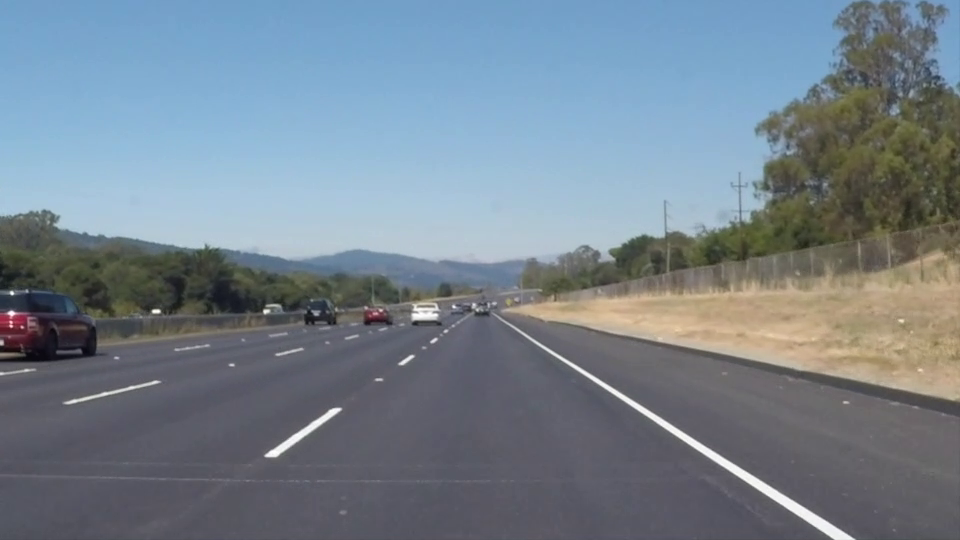
#> input picture frame 22 of whiteline.mp4, 960 x 540 px
$ jupyter execute lane_detect_running.ipynb
#> lines starting #> are read from the running program, lines starting #| are printed output that depends on the picture; after the words box and inside, x2 and y2 are one past the last pixel; in counts of white or black regions, pixels touching at a corner belong together
[cell 1]
'''
Author: Bharadwaj Chukkala
UID: 118341705
'''

# Importing Necessary Libraries
import numpy as np
import cv2


'''
Function to define the region of interest
'''
def region_of_interest(img):
    img_shape = img.shape[:2]
    vertices = np.array([[(0,img_shape[0]), (9*img_shape[1]/20, 11*img_shape[0]/18), (11*img_shape[1]/20, 11*img_shape[0]/18), (img_shape[1],img_shape[0])]], dtype=np.int32)
    mask = np.zeros_like(img).astype(np.uint8)
    cv2.fillPoly(mask, [vertices], (255,255,255))
    image= cv2.bitwise_and(mask,img)
    return image


'''
Function to extract lane Lines using Hough Transform
'''
def Hough_transform(image):

    img_shape = image.shape
    vertices = np.array([[(0,img_shape[0]), (9*img_shape[1]/20, 11*img_shape[0]/18), (11*img_shape[1]/20, 11*img_shape[0]/18), (img_shape[1],img_shape[0])]], dtype=np.int32)

    # Converting image to grayscale
    gray = cv2.cvtColor(image, cv2.COLOR_BGR2GRAY)

    # Applying a gaussian blur mask on the gray image
    blur = cv2.GaussianBlur(gray, (5, 5), 0)

    # detecting edges in the image
    edges = cv2.Canny(blur, 25, 100)

    # Defining the region  of interest
    mask = np.zeros_like(edges)
    cv2.fillPoly(mask, vertices, 255)
    masked = cv2.bitwise_and(edges, mask)
    img_r_2=region_of_interest(image)
    new_img=cv2.bitwise_and(img_r_2,img_r_2,mask=masked)
    new_img=cv2.cvtColor(new_img, cv2.COLOR_BGR2GRAY)

    # Performing Hough transform to detect lanes
    lines = cv2.HoughLinesP(new_img, 1, np.pi/180, 14, np.array([]), minLineLength=30, maxLineGap=60)
    hough_image = np.zeros((*new_img.shape, 3), dtype=np.uint8)

    return hough_image,masked,lines,edges


'''
Function to get Histogram of the image
'''
def show_histogram(image):
    histogram=np.sum(image[image.shape[0]//2:,:],axis=0)
    return histogram


'''
Function differentiates between the solid and dashed lines using Histogram peaks
'''
def lane_detector(image):
    img_hist= show_histogram(image)
    midpoint_current=int(img_hist.shape[0]/2)
    right_current_x=np.argmax(img_hist[midpoint_current:])+midpoint_current
    left_current_x=np.argmax(img_hist[:midpoint_current])
    non_zero_pixels=img_hist.nonzero()
    mid_reg=int(image.shape[1]/2)
    left_part=image[:,:mid_reg]
    right_part=image[:,mid_reg:]
    left_count = cv2.findNonZero(left_part)
    right_count=cv2.findNonZero(right_part)


    return left_current_x,right_current_x,non_zero_pixels,left_count,right_count

'''
Function to show output image
'''
def resultant(image,hough_image,lines,l_count,r_count):

    if  r_count.shape[0] > l_count.shape[0]:
        color_left = (0,0,255)
        text1="Left Lane: Dashed Lines Detected"
        color_right= (0,255,0)
        text2="Right Lane: Solid Lines Detected "
    else:
         print("left")
         color_left = (0,255,0)
         text1 = "Left Lane: Solid Lines Detected "
         color_right = (0,0,255)
         text2="Right Lane: Dashed Lines Detected "

    # Plotting the left and right lane lines
    # WEIGHTED IMAGE
    draw_lines(hough_image,lines,color_left,color_right)

    processed = cv2.addWeighted(image, 0.8, hough_image, 1, 0)

    cv2.putText(processed,text1,(10,100),cv2.FONT_HERSHEY_SIMPLEX,0.8,(255,255,255),1)
    cv2.putText(processed,text2,(10,150),cv2.FONT_HERSHEY_SIMPLEX,0.8,(255,255,255),1)


    return processed


'''
Function to draw different colored lines on the detected lane lines
'''
def draw_lines(img, lines,color_left,color_right,thickness=12):

    global CACHE_LEFT_SLOPE
    global CACHE_RIGHT_SLOPE
    global CACHE_LEFT
    global CACHE_RIGHT

    # DECLARE VARIABLES
    cache_weight = 0.9

    right_ys = []
    right_xs = []
    right_slopes = []

    left_ys = []
    left_xs = []
    left_slopes = []

    midpoint = img.shape[1] / 2

    bottom_of_image = img.shape[0]

    for line in lines:
        for x1,y1,x2,y2 in line:
            slope, yint = np.polyfit((x1, x2), (y1, y2), 1)
            # Filter lines using slope and x position
            if .35 < np.absolute(slope) <= .85:
                if slope > 0 and x1 > midpoint and x2 > midpoint:
                    right_ys.append(y1)
                    right_ys.append(y2)
                    right_xs.append(x1)
                    right_xs.append(x2)
                    right_slopes.append(slope)
                elif slope < 0 and x1 < midpoint and x2 < midpoint:
                    left_ys.append(y1)
                    left_ys.append(y2)
                    left_xs.append(x1)
                    left_xs.append(x2)
                    left_slopes.append(slope)


    # DRAW RIGHT LANE LINE
    if right_ys:
        right_index = right_ys.index(min(right_ys))
        right_x1 = right_xs[right_index]
        right_y1 = right_ys[right_index]
        right_slope = np.median(right_slopes)
        if CACHE_RIGHT_SLOPE != 0:
            right_slope = right_slope + (CACHE_RIGHT_SLOPE - right_slope) * cache_weight

        right_x2 = int(right_x1 + (bottom_of_image - right_y1) / right_slope)

        if CACHE_RIGHT_SLOPE != 0:
            right_x1 = int(right_x1 + (CACHE_RIGHT[0] - right_x1) * cache_weight)
            right_y1 = int(right_y1 + (CACHE_RIGHT[1] - right_y1) * cache_weight)
            right_x2 = int(right_x2 + (CACHE_RIGHT[2] - right_x2) * cache_weight)

        CACHE_RIGHT_SLOPE = right_slope
        CACHE_RIGHT = [right_x1, right_y1, right_x2]
        cv2.line(img, (right_x1, right_y1), (right_x2, bottom_of_image), color_right, thickness)


    # DRAW LEFT LANE LINE
    if left_ys:
        left_index = left_ys.index(min(left_ys))
        left_x1 = left_xs[left_index]
        left_y1 = left_ys[left_index]
        left_slope = np.median(left_slopes)
        if CACHE_LEFT_SLOPE != 0:
            left_slope = left_slope + (CACHE_LEFT_SLOPE - left_slope) * cache_weight

        left_x2 = int(left_x1 + (bottom_of_image - left_y1) / left_slope)

        if CACHE_LEFT_SLOPE != 0:
            left_x1 = int(left_x1 + (CACHE_LEFT[0] - left_x1) * cache_weight)
            left_y1 = int(left_y1 + (CACHE_LEFT[1] - left_y1) * cache_weight)

        CACHE_LEFT_SLOPE = left_slope
        CACHE_LEFT = [left_x1, left_y1, left_x2]
        cv2.line(img, (left_x1, left_y1), (left_x2, bottom_of_image), color_left, thickness)


def info_display(org_img, edges_img, bird_img, warp_img, final_output):  # , warped):

    # Output Window Dimensions
    height, width = 1080, 1920

    # Output Window
    final_img = np.zeros((height, width, 3), np.uint8)

    # Creating depth for Edges and Warped Image
    edges_img = np.dstack((edges_img, edges_img, edges_img))
    bird_img = np.dstack((bird_img, bird_img, bird_img))
    warp_img = np.dstack((warp_img, warp_img, warp_img))

    # Text
    cv2.putText(org_img, '[1] Input Image Frame', (30, 50), cv2.FONT_HERSHEY_COMPLEX_SMALL, 2, (255, 0, 0), 3, 0)
    cv2.putText(edges_img, '[2] Detected Contours', (30, 50), cv2.FONT_HERSHEY_COMPLEX_SMALL, 2, (255, 0, 0), 3, 0)
    cv2.putText(bird_img, '[3] Masked Image', (60, 50), cv2.FONT_HERSHEY_COMPLEX_SMALL, 2, (255, 0, 0), 3, 0)
    cv2.putText(warp_img, '[4] Warpped Image', (10, 50), cv2.FONT_HERSHEY_COMPLEX_SMALL, 1, (255, 0, 0), 1, 0)

    # Predicted Image
    final_img[0:620, 640:1920] = cv2.resize(final_output, (1280, 620), interpolation=cv2.INTER_AREA)

    # Original Image
    final_img[0:620, 0:640] = cv2.resize(org_img, (640, 620), interpolation=cv2.INTER_AREA)

    # Edge Image
    final_img[620:1080, 0:640] = cv2.resize(edges_img, (640, 460), interpolation=cv2.INTER_AREA)

    # Warped Image
    final_img[620:1080, 640:1280] = cv2.resize(bird_img, (640, 460), interpolation=cv2.INTER_AREA)

    # Sliding Window
    final_img[620:1080, 1280:1920] = cv2.resize(warp_img, (640, 460), interpolation=cv2.INTER_AREA)

    neon = np.zeros((100, final_img.shape[1], 3), np.uint8)
    neon[:] = (255, 0, 180)

    final_img = cv2.vconcat((final_img, neon))

    return final_img

# Source points for homography.
bird_eye_coords_= np.float32([[410,335], [535, 334], [780, 479], [150, 496]])
# bird_eye_coords_=np.float32([[422,321],[540,330],[790,485],[80,500]])
# Destination points for homography
world_coords_ = np.float32([[50, 0], [250, 0], [250, 500], [0, 500]])


if __name__ == "__main__":
    source = 'whiteline.mp4'
    cap = cv2.VideoCapture(source)
    print('Reading Video ...')
    print("Detecting Lanes in each frame ...")
    output_filename='../bchukkal_proj2/output_videos/lane_detection.mp4'
    size=(600,400)

    CACHE_LEFT_SLOPE = 0
    CACHE_RIGHT_SLOPE = 0
    CACHE_LEFT = [0, 0, 0]
    CACHE_RIGHT = [0, 0, 0]

    result = cv2.VideoWriter(output_filename,cv2.VideoWriter_fourcc(*'mp4v'), 15, size)

    Frame=0
    while(cap.isOpened()):
        ret, img = cap.read()
#> img is the input picture: shape (540, 960, 3); mean B, G, R 141.9, 130.7, 117.7
        if ret:
            Frame+=1
            print('Frame: ',Frame)

            # Uncomment the below line to see the video flipped horizontally
            #img=cv2.flip(img,1)

            hough_image,masked_edges,lines,edges=Hough_transform(img)
#> in Hough_transform, `gray = cv2.cvtColor(image, cv2.COLOR_BGR2GRAY)`:
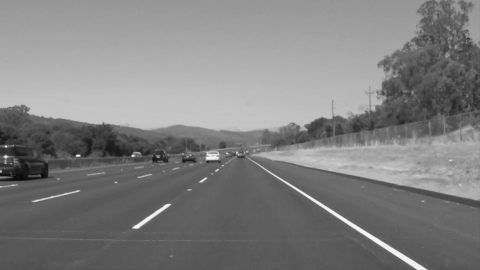
#> gray: shape (540, 960) (shown at 1/2 size); min 6, max 255, mean 128
#> in Hough_transform, `edges = cv2.Canny(blur, 25, 100)`:
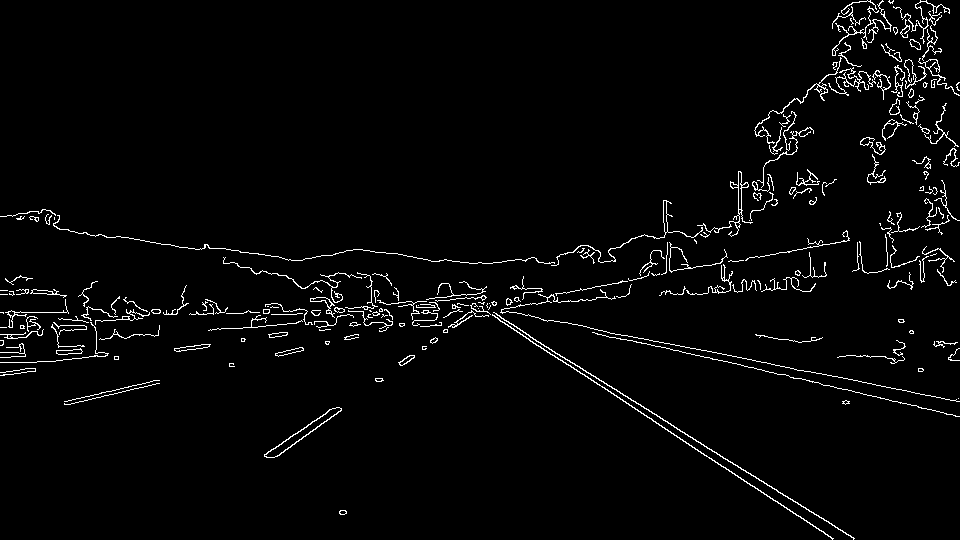
#> edges: shape (540, 960); 2.7% white in thin lines or dots
#> in region_of_interest, `image= cv2.bitwise_and(mask,img)`:
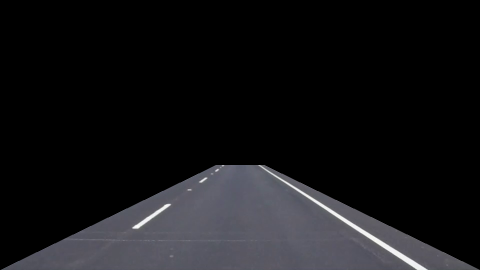
#> image: shape (540, 960, 3) (shown at 1/2 size); mean of channels 0, 1, 2 22.5, 20.4, 20.4; drawn as B, G, R
#> in Hough_transform, `lines = cv2.HoughLinesP(new_img, 1, np.pi/180, 14, np.array([]), minLi..`: lines = 13 rows, first 6: [521, 330, 854, 538], [514, 330, 734, 473], [520, 330, 853, 538], [264, 454, 447, 331], [683, 441, 832, 538], [277, 456, 437, 340]
#> hough_image: shape (540, 960, 3); every value is 0

            h_, mask = cv2.findHomography( bird_eye_coords_,world_coords_,cv2.RANSAC,5.0)

            warped = cv2.warpPerspective(masked_edges,h_,(300,600),flags=cv2.INTER_LINEAR)
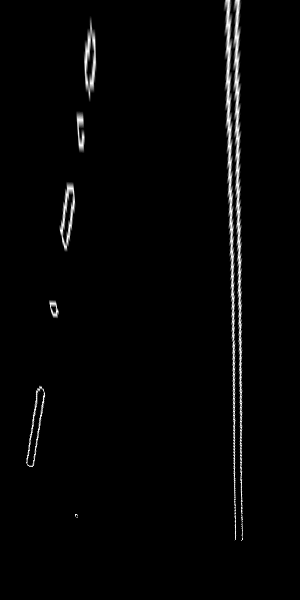
#> warped: shape (600, 300); min 0, max 255, mean 5.3


            l,r,nxy,lcount,rcount=lane_detector(warped)
#> in show_histogram, `histogram=np.sum(image[image.shape[0]//2:,:],axis=0)`: histogram = 300 values, max 36413 at index 234, min 0 at index 0, mean 872.1
#> in lane_detector, `img_hist= show_histogram(image)`: img_hist has the same summary as histogram in show_histogram
#> in lane_detector, `right_current_x=np.argmax(img_hist[midpoint_current:])+midpoint_current`: right_current_x = 234
#> in lane_detector, `left_current_x=np.argmax(img_hist[:midpoint_current])`: left_current_x = 36
#> in lane_detector, `right_part=image[:,mid_reg:]`:
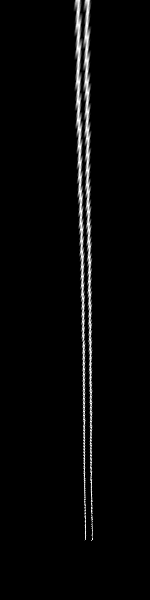
#> right_part: shape (600, 150); min 0, max 255, mean 7.5
#> in lane_detector, `left_count = cv2.findNonZero(left_part)`: left_count = contour of 2246 points, box (x1, y1, x2, y2) (25, 16, 97, 518), area 10287
#> in lane_detector, `right_count=cv2.findNonZero(right_part)`: right_count = contour of 5176 points, box (x1, y1, x2, y2) (73, 0, 93, 541), area 1122
#> l = 36; r = 234; lcount has the same summary as left_count in lane_detector; rcount has the same summary as right_count in lane_detector

            final_output=resultant(img,hough_image,lines,lcount,rcount)
#> the loop in draw_lines, `for line in lines:` made 13 passes
#> after the loop in draw_lines, `for line in lines:`: left_slopes = [-0.672, -0.725, -0.723, -0.676, -0.674]; left_xs = [264, 447, 277, 437, 274, 447, 264, 437, 312, 447]; left_ys = [454, 331, 456, 340, 457, 332, 455, 338, 421, 330]; right_slopes = [0.625, 0.65, 0.625, 0.651, 0.636, 0.625, 0.625, 0.64]; right_xs = [521, 854, 514, 734, 520, 853, 683, 832, 691, 757, 665, 697, 751, 783, 774, 824]; right_ys = [330, 538, 330, 473, 330, 538, 441, 538, 446, 488, 429, 449, 485, 505, 500, 532]
#> in draw_lines, `right_index = right_ys.index(min(right_ys))`: right_index = 0
#> in draw_lines, `right_x1 = right_xs[right_index]`: right_x1 = 521
#> in draw_lines, `right_y1 = right_ys[right_index]`: right_y1 = 330
#> in draw_lines, `right_slope = np.median(right_slopes)`: right_slope = 0.631
#> in draw_lines, `right_x2 = int(right_x1 + (bottom_of_image - right_y1) / right_slope)`: right_x2 = 853
#> in draw_lines, `CACHE_RIGHT_SLOPE = right_slope`: CACHE_RIGHT_SLOPE = 0.631
#> in draw_lines, `CACHE_RIGHT = [right_x1, right_y1, right_x2]`: CACHE_RIGHT = [521, 330, 853]
#> in draw_lines, `left_index = left_ys.index(min(left_ys))`: left_index = 9
#> in draw_lines, `left_x1 = left_xs[left_index]`: left_x1 = 447
#> in draw_lines, `left_y1 = left_ys[left_index]`: left_y1 = 330
#> in draw_lines, `left_slope = np.median(left_slopes)`: left_slope = -0.676
#> in draw_lines, `left_x2 = int(left_x1 + (bottom_of_image - left_y1) / left_slope)`: left_x2 = 136
#> in draw_lines, `CACHE_LEFT_SLOPE = left_slope`: CACHE_LEFT_SLOPE = -0.676
#> in draw_lines, `CACHE_LEFT = [left_x1, left_y1, left_x2]`: CACHE_LEFT = [447, 330, 136]
#> in draw_lines, `cv2.line(img, (left_x1, left_y1), (left_x2, bottom_of_image), color_le..`:
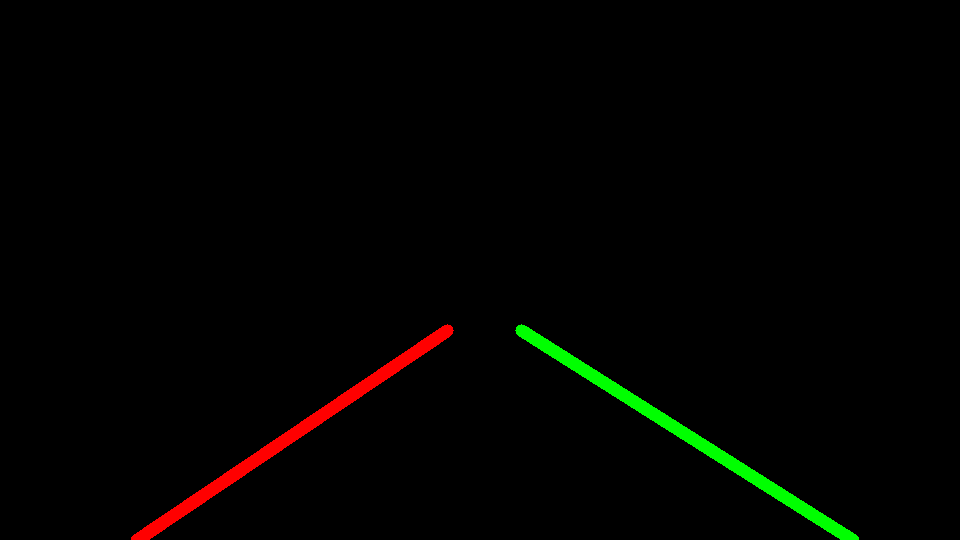
#> img: shape (540, 960, 3); mean B, G, R 0, 2.5, 2.4
#> in resultant, `cv2.putText(processed,text2,(10,150),cv2.FONT_HERSHEY_SIMPLEX,0.8,(255..`:
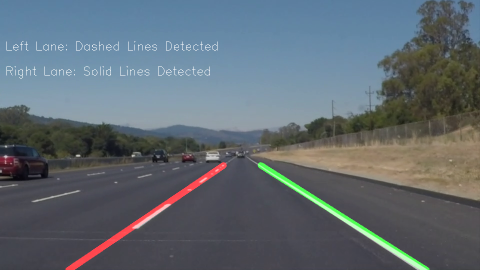
#> processed: shape (540, 960, 3) (shown at 1/2 size); mean B, G, R 113.8, 106.1, 96.2


            collage = info_display(img, edges, masked_edges, warped, final_output)
#> in info_display, `cv2.putText(edges_img, '[2] Detected Contours', (30, 50), cv2.FONT_HER..`:
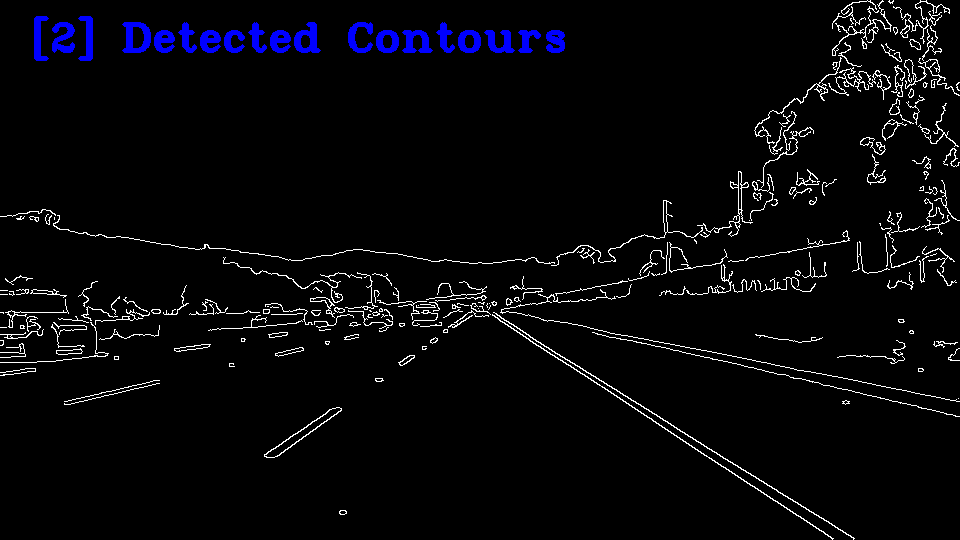
#> edges_img: shape (540, 960, 3); mean of channels 0, 1, 2 10.2, 6.9, 6.9; drawn as B, G, R
#> in info_display, `cv2.putText(bird_img, '[3] Masked Image', (60, 50), cv2.FONT_HERSHEY_C..`:
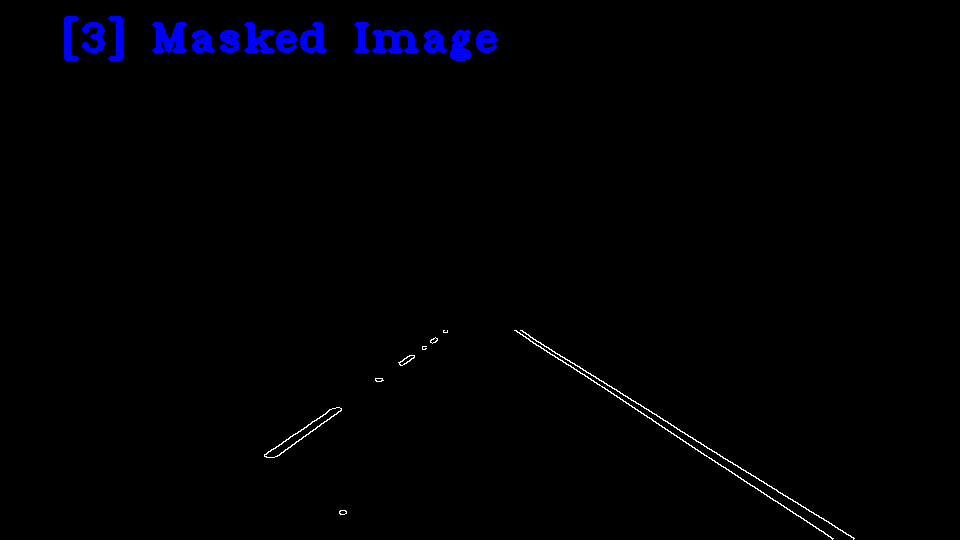
#> bird_img: shape (540, 960, 3); mean of channels 0, 1, 2 3.6, 0.7, 0.7; drawn as B, G, R
#> in info_display, `final_img = cv2.vconcat((final_img, neon))`:
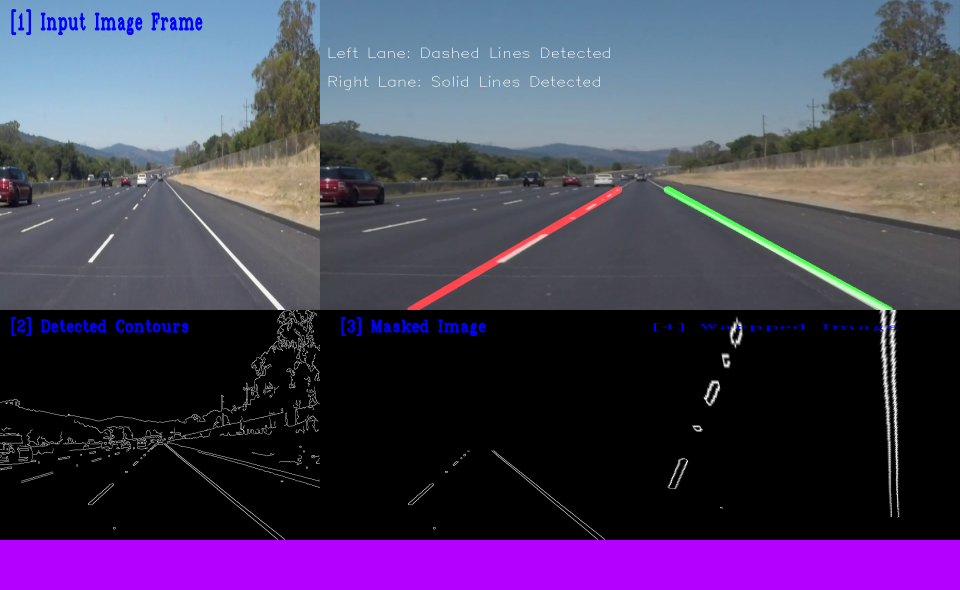
#> final_img: shape (1180, 1920, 3) (shown at 1/2 size); mean B, G, R 89.1, 61.3, 70.9
            cv2.imshow('Complete Pipeline', collage)
            cv2.imwrite('collage.jpg', collage)

            # [22 lines of commented-out code are left out]
            result.write(collage)
            if cv2.waitKey(1) & 0xFF == ord('s'):
#> (key Esc is pressed here)
                break
        else:
            break
cap.release()
result.release()
cv2.destroyAllWindows()
